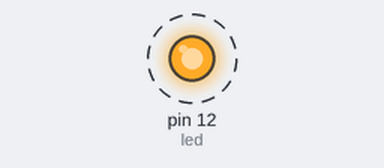
A sketch run on a simulated Arduino Uno, built with avr-gcc and run on an emulated ATmega328P. On the bench: output pins drawn as LEDs (lit = HIGH). Dashed ring = blinking. What the sketch prints to the serial monitor is not drawn.

Above: at 0.5 s.
Timing chart, 0 to 4.6 s (numbered marks = the images above):
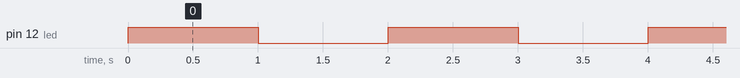

The sketch:

led_circuitry_3.ino
```cpp
/*
  Blink an LED and tell the serial monitor

  Turns on an LED on for one second, then off for one second, repeatedly.
  logs every event to the serial monitor

 */

//initialize variables here and most set constants

const int led = 12;

// can use <#define>
//or use const int data type


// the setup function runs once when you press reset or power the board
void setup() {
  // initialize digital pin 13 as an output.
  pinMode(led, OUTPUT);

  // Open Communications on COM port at a 9600 bits per second (baud)
  Serial.begin(9600);

  // Print something to the monitor
  Serial.println("Lets begin the blinking madness!");
}

// the loop function runs over and over again forever
void loop() {
  digitalWrite(led, HIGH);                // turn the LED on (HIGH is the voltage level)
  Serial.println("Turning ON led");       // turning on the led so lets print it to the console
  delay(1000);                            // wait for a second

  digitalWrite(led, LOW);                 // turn the LED off by making the voltage LOW
  Serial.println("Turning OFF led");      // turning off the led so lets print it to the console
  delay(1000);                            // wait for a second
}
```

Measured:
- by itself, pin 12 (led): alternates HIGH for 1.0 s and LOW for 1.0 s
